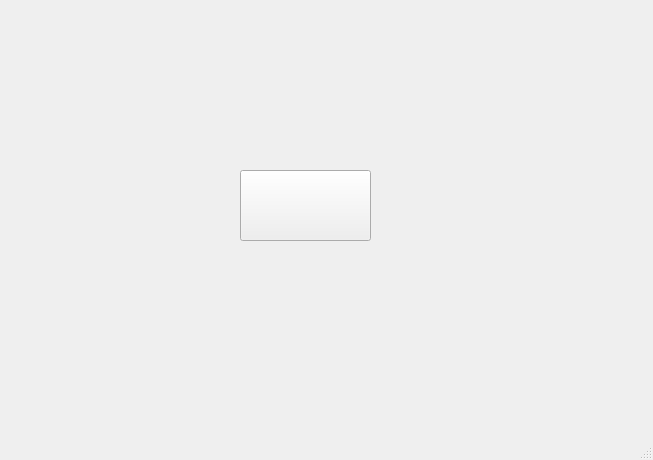
<?xml version="1.0" encoding="UTF-8"?>
<ui version="4.0">
 <class>MainWindow</class>
 <widget class="QMainWindow" name="MainWindow">
  <property name="geometry">
   <rect>
    <x>0</x>
    <y>0</y>
    <width>653</width>
    <height>460</height>
   </rect>
  </property>
  <property name="windowTitle">
   <string>MainWindow</string>
  </property>
  <widget class="QWidget" name="centralwidget">
   <widget class="QPushButton" name="pushButton">
    <property name="geometry">
     <rect>
      <x>240</x>
      <y>170</y>
      <width>131</width>
      <height>71</height>
     </rect>
    </property>
    <property name="text">
     <string/>
    </property>
   </widget>
  </widget>
  <widget class="QMenuBar" name="menubar">
   <property name="geometry">
    <rect>
     <x>0</x>
     <y>0</y>
     <width>653</width>
     <height>22</height>
    </rect>
   </property>
  </widget>
  <widget class="QStatusBar" name="statusbar"/>
 </widget>
 <resources/>
 <connections/>
</ui>
